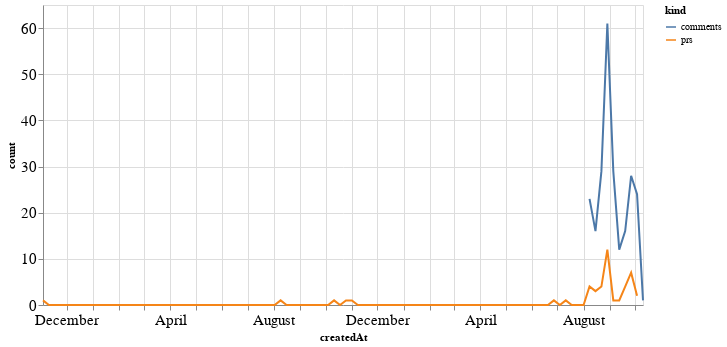

Notebook code for this chart:
### Code cell
alt.Chart(total_time, width=600).mark_line().encode(
    x='createdAt',
    y='count',
    color='kind'
)

### Figure 1 — Vega-Lite specification as saved in the notebook (floating-point values rounded to 4 significant figures; data arrays with more than 128 entries replaced by an {"elided": "..."} marker saying what was removed)
{"config": {"axisLeft": {"labelFontSize": 15}, "axisBottom": {"labelFontSize": 15}}, "data": {"name": "data-fe869d69eb3e79cc7ef0538d1ad25cb8"}, "mark": "line", "encoding": {"color": {"type": "nominal", "field": "kind"}, "x": {"type": "temporal", "field": "createdAt"}, "y": {"type": "quantitative", "field": "count"}}, "width": 600, "$schema": "https://vega.github.io/schema/vega-lite/v4.8.1.json", "datasets": {"data-fe869d69eb3e79cc7ef0538d1ad25cb8": {"elided": "204 records"}}}
